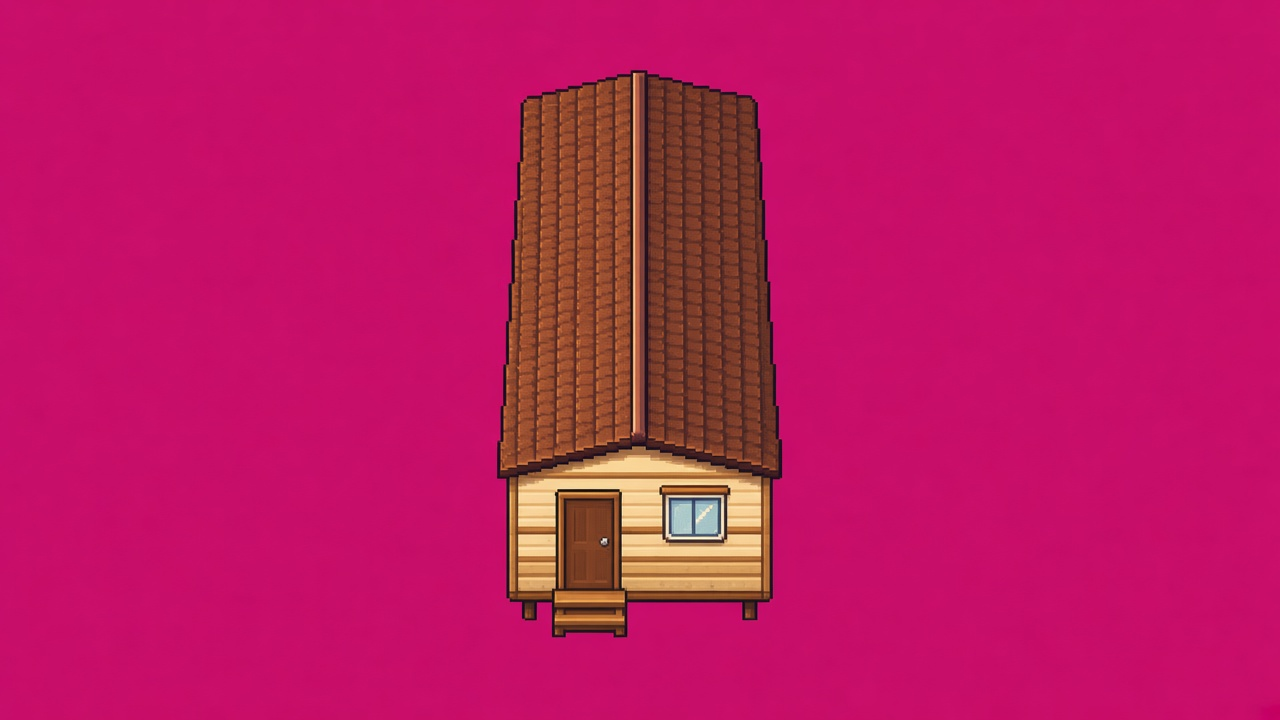
#> input picture scripts/gen/tgstyle/src/caravan-end.png, 1280 x 720 px
$ python make-map.py gen/tgstyle/src/caravan-end.png out.png
#> lines starting #> are read from the running program, lines starting #| are printed output that depends on the picture
# Builds public/assets/tiles.png (Kenney Tiny Town + a few generated tiles) and a Tiled-format map.json
# of Tara Glen / Kiltennel, Co. Wexford, rasterised from OpenStreetMap data (scripts/osm/raw.json, © OpenStreetMap contributors).
# Usage: python3 scripts/make-map.py path/to/kenney/tilemap_packed.png [preview.png]
import json, math, random, sys
from PIL import Image, ImageDraw

# ---------- tileset: Kenney 12x11 grid + generated row (indexes 132..) ----------
src = Image.open(sys.argv[1]).convert("RGBA")
tiles = Image.new("RGBA", (192, 192), (0, 0, 0, 0)); tiles.paste(src, (0, 0))
#> after `tiles = Image.new('RGBA', (192, 192), (0, 0, 0, 0))`: tiles: PIL image 192x192 RGBA; every value is 0
#> after `tiles.paste(src, (0, 0))`:
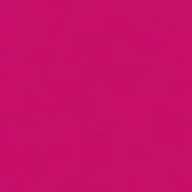
#> tiles: PIL image 192x192 RGBA; mean R, G, B, A 199.6, 14, 104.9, 255
d = ImageDraw.Draw(tiles)
def gen(i): x0 = (i - 132) * 16; return x0, 176
def fill(i, c): x0, y0 = gen(i); d.rectangle([x0, y0, x0 + 15, y0 + 15], fill=c); return x0, y0
fill(132, (76, 150, 216, 255))                                     # water
x0, y0 = fill(133, (76, 150, 216, 255))                            # water + waves
for x, y in [(2, 4), (9, 10)]: d.line([x0 + x, y0 + y, x0 + x + 4, y0 + y], fill=(170, 215, 245, 255))
x0, y0 = gen(134)                                                  # static caravan
d.rounded_rectangle([x0 + 1, y0 + 3, x0 + 14, y0 + 13], 2, fill=(240, 236, 222, 255), outline=(62, 39, 49, 255))
d.rectangle([x0 + 3, y0 + 6, x0 + 6, y0 + 8], fill=(110, 170, 220, 255)); d.rectangle([x0 + 9, y0 + 6, x0 + 11, y0 + 12], fill=(150, 90, 60, 255))
x0, y0 = fill(135, (150, 212, 100, 255))                            # fairway (light stripes)
for y in range(0, 16, 4): d.line([x0, y0 + y, x0 + 15, y0 + y], fill=(164, 222, 116, 255))
x0, y0 = fill(136, (98, 186, 84, 255))                             # golf green / pitch
x0, y0 = fill(137, (238, 214, 156, 255))                           # sand
for x, y in [(3, 3), (11, 6), (6, 11), (13, 13)]: d.point((x0 + x, y0 + y), fill=(214, 186, 128, 255))
x0, y0 = gen(138)                                                  # rock
d.ellipse([x0 + 1, y0 + 3, x0 + 14, y0 + 14], fill=(150, 150, 160, 255), outline=(62, 39, 49, 255)); d.point((x0 + 5, y0 + 6), fill=(200, 200, 210, 255))
tiles.save("public/assets/tiles.png")
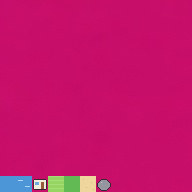
#> saved as tiles.png: PIL image 192x192 RGBA; mean R, G, B, A 196.8, 20.8, 106.9, 255

# ---------- grid ----------
S, N, W_, E = 52.6635, 52.6735, -6.2255, -6.2045                  # ~1.42 km x 1.11 km
M = 12.0                                                          # metres per tile
W = round((E - W_) * 111320 * math.cos(math.radians((S + N) / 2)) / M); H = round((N - S) * 111320 / M)
def xy(p): return ((p["lon"] - W_) / (E - W_) * W, (N - p["lat"]) / (N - S) * H)
#> (the run stopped early here; a loop or call above may not have finished)

$ run again, on scripts/gen/tgstyle/src/interior-props.png
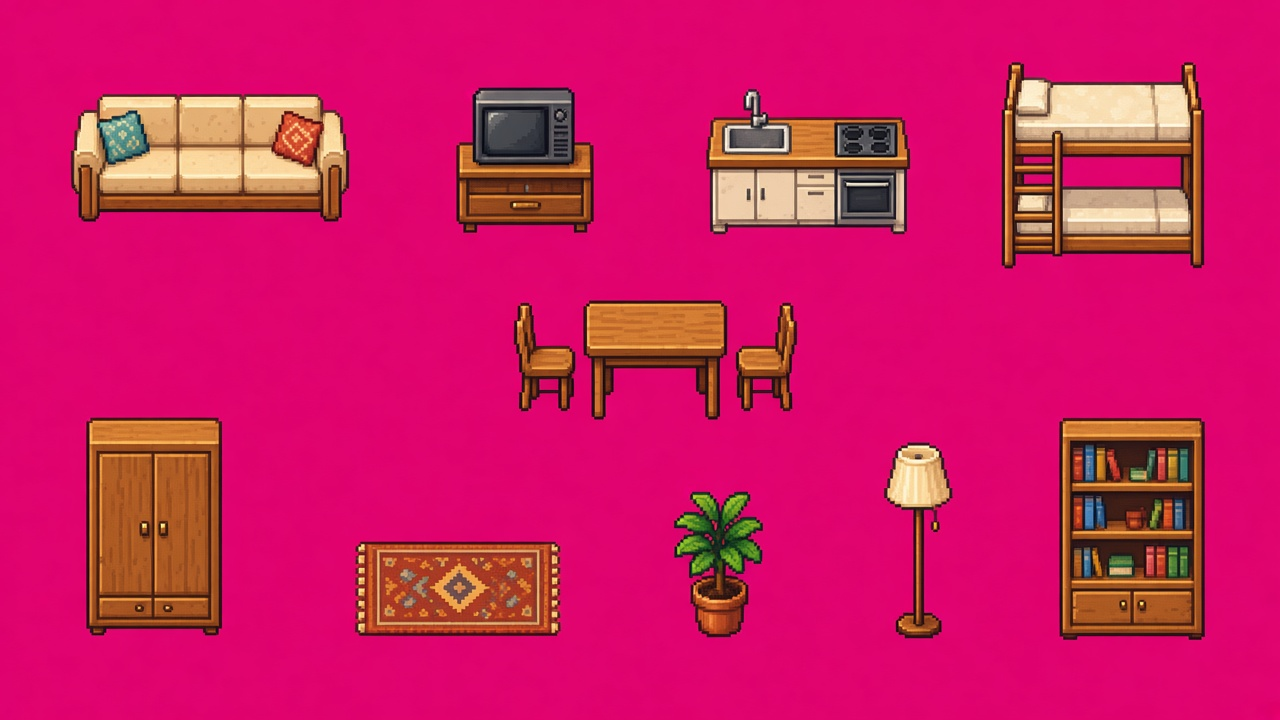
#> input picture scripts/gen/tgstyle/src/interior-props.png, 1280 x 720 px
#> tiles: PIL image 192x192 RGBA; every value is 0
#> `tiles.paste(src, (0, 0))`:
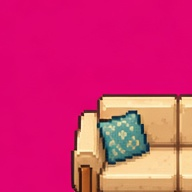
#> tiles: PIL image 192x192 RGBA; mean R, G, B, A 213.2, 49.3, 111.6, 255
#> `tiles.save("public/assets/tiles.png")`:
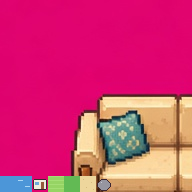
#> saved as tiles.png: PIL image 192x192 RGBA; mean R, G, B, A 210.4, 55.4, 114.2, 255

$ run again, on scripts/gen/tgstyle/src/playground-sheet.png
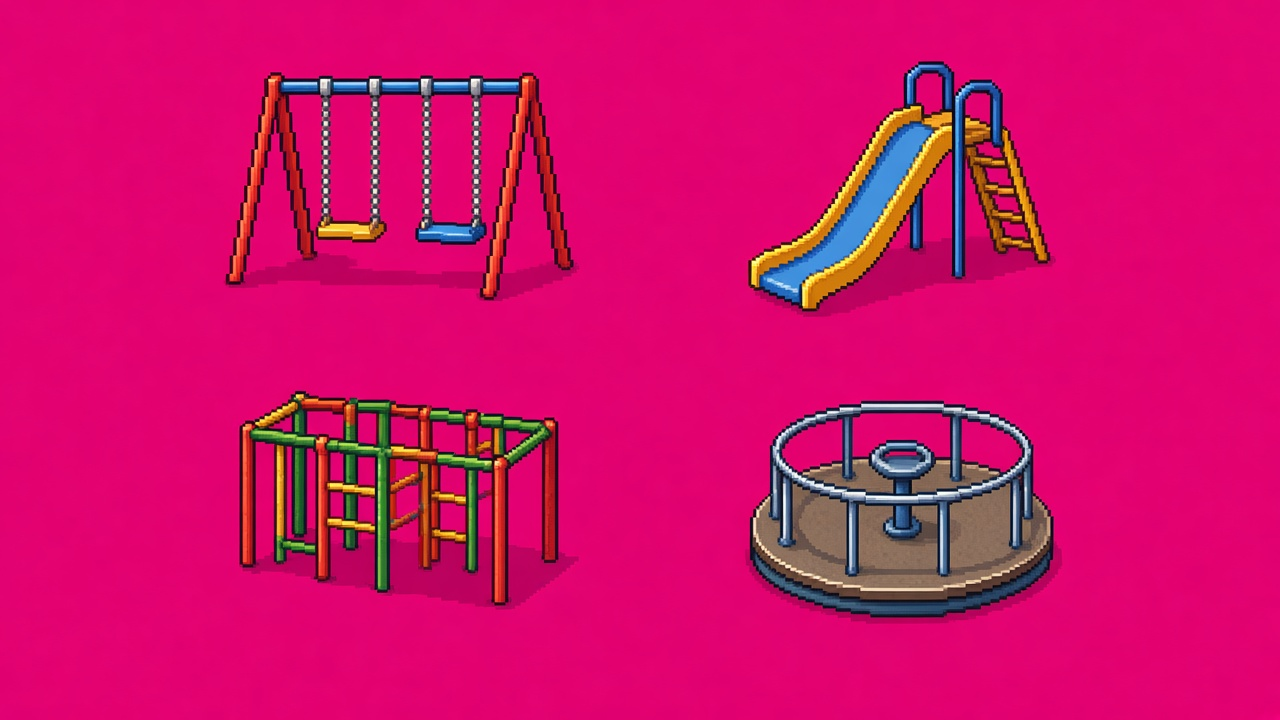
#> input picture scripts/gen/tgstyle/src/playground-sheet.png, 1280 x 720 px
#> tiles: PIL image 192x192 RGBA; every value is 0
#> `tiles.paste(src, (0, 0))`:
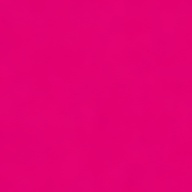
#> tiles: PIL image 192x192 RGBA; mean R, G, B, A 227, 1.8, 112.7, 255
#> `tiles.save("public/assets/tiles.png")`:
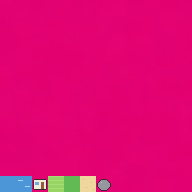
#> saved as tiles.png: PIL image 192x192 RGBA; mean R, G, B, A 223, 9.2, 114.4, 255
